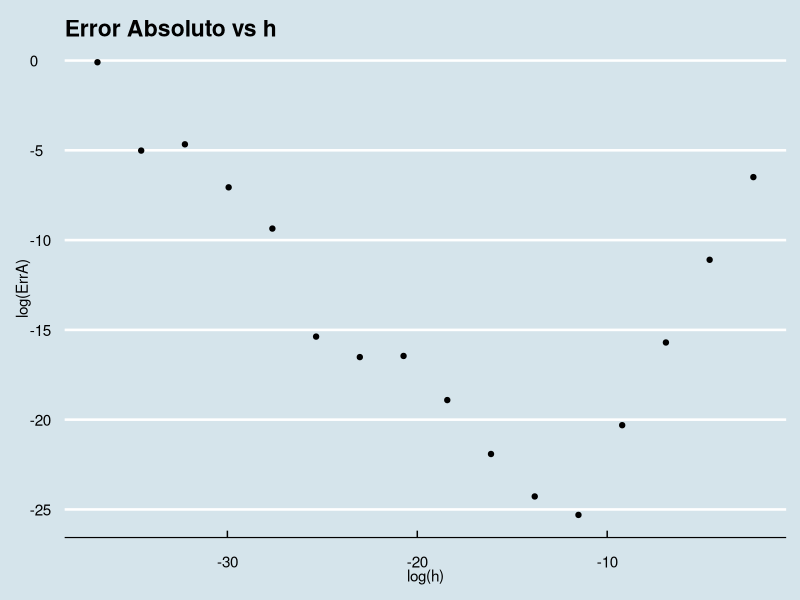
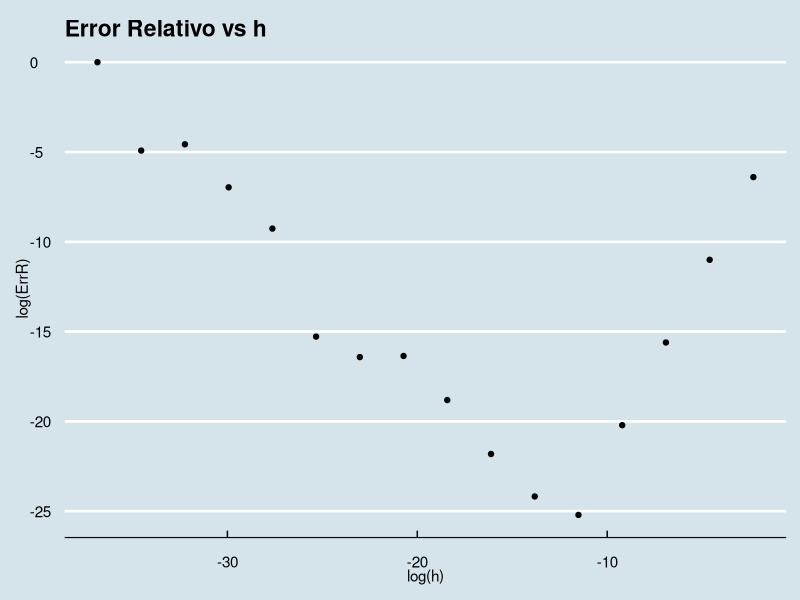

R code for these plots, in order:
#Function que genera la diferencia centrada
centerdif = function(x=2,h){
  (cos(x+h)-cos(x-h))/(2*h)
}

#Function que genera el error absoluto
err = function(x) {
  abs(-sin(2) - x)
}

#Vector de h
v = c(10^(-seq(1:16)))

# Aproximacion
y = centerdif(2,v)

#Error absoluto
ErrR = err(y)
 
library(ggplot2)
library(ggthemes)
 
qplot(log(v),log(ErrR))  + 
  theme_economist() +
  ggtitle('Error Absoluto vs h') + 
  labs(x = 'log(h)', y = 'log(ErrA)')


qplot(log(v),log(ErrR/abs(-sin(2)))) + 
  theme_economist() +
  ggtitle('Error Relativo vs h') + 
  labs(x = 'log(h)', y = 'log(ErrR)')
